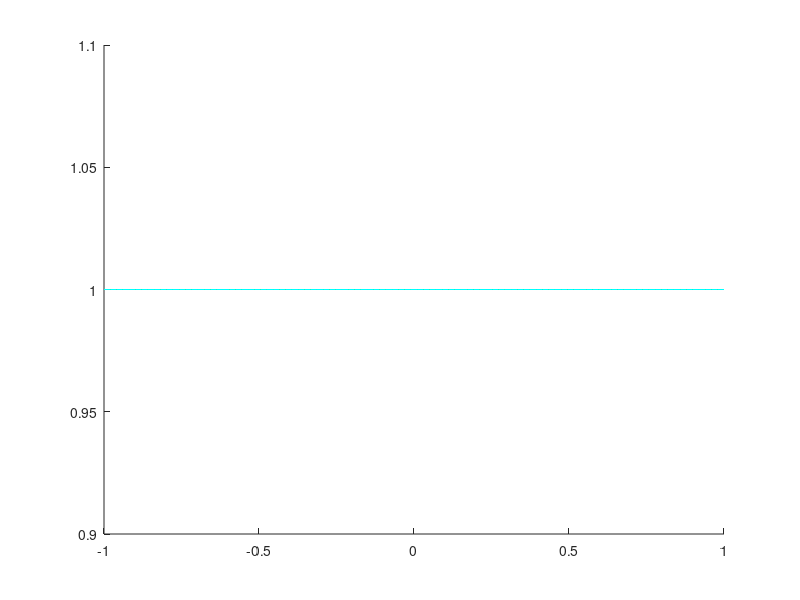

MATLAB code for this plot:
clf;
xn = -1:0.5:1; yn = sin(xn);
x = linspace(-1,1); x= x(:); l = zeros(length(x),length(xn)-1);
hold;
l(:,1) = (x -xn(1))/(xn(2) - xn(1));
v = {'k','b','r','g','c'};
p = zeros(length(x),1);
ppi(:,1) = ones(length(x),1);
plot(x,ppi(:,1),v(1));
for k = 2:5
    %l(:,k) = ones(length(x),1);
    ppi(:,k) = ones(length(x),1);
    for j=1:k-1
        l(:,k) = ppi(:,k).*(x-xn(j));
    end
    plot(x,ppi(:,k),v(k));
    p = p +yn(k)*l(:,k);
end
hold
%plot(xn,sin(xn),'k*',x(1:5:end),sin(x(1:5:end)),'ro',x,p)

